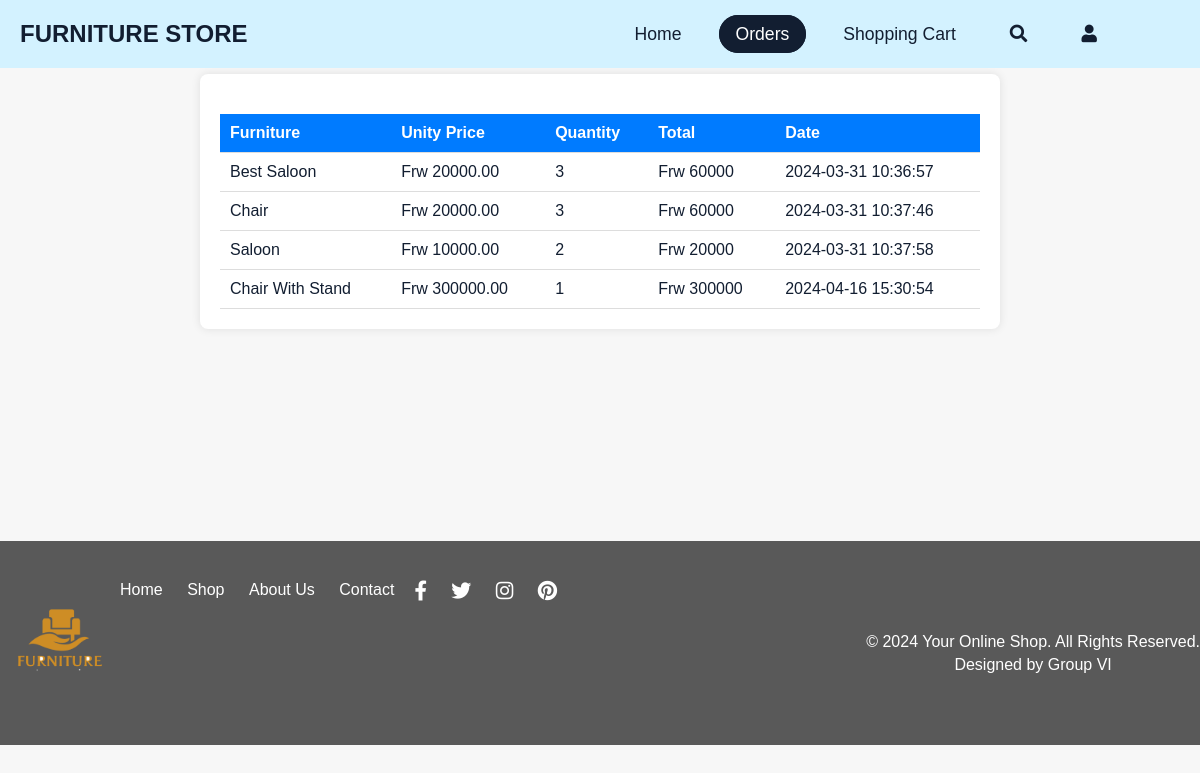
Screenshot of /make-order.php (signed in) with the database file from the repository.
### tables this page shows
CREATE TABLE `orders` (
  `Order_Id` int(11) NOT NULL,
  `User_Id` int(11) NOT NULL,
  `Furniture_Id` int(11) NOT NULL,
  `Quantity` int(11) NOT NULL,
  `Status` varchar(50) NOT NULL,
  `Date` timestamp NOT NULL DEFAULT current_timestamp()
);

CREATE TABLE `furnitures` (
  `Furniture_Id` int(11) NOT NULL,
  `Photo` varchar(255) NOT NULL,
  `Name` varchar(100) NOT NULL,
  `Description` text NOT NULL,
  `Price` decimal(10,2) NOT NULL
);

### make-order.php (the view, shortened to what this page needs)
<?php
include 'connection.php';
?>
<!DOCTYPE html>
<html lang="en">
<head>
    <link rel="stylesheet" href="./css/make-order.css">
</head>
<body>
    <?php
    include('header.php');
    ?><br><br><br>
    <div class="container">
        <?php
        $user_Id = $_SESSION['user_id'];
        $sel = mysqli_query($conn, "SELECT Name,quantity,Price,status,date FROM orders JOIN furnitures f ON orders.Furniture_Id = f.Furniture_Id WHERE orders.User_Id ='$user_Id'");
        if (mysqli_num_rows($sel) == 0) {
            echo "<h2>You have No Order</h2>";
        } else {
        ?>
            <table>
                <tr>
                    <th>Furniture</th>
                    <th>Unity Price</th>
                    <th>Quantity</th>
                    <th>Total</th>
                    <th>Date</th>
                </tr>
                <?php
                while ($row = mysqli_fetch_array($sel)) {
                ?>
                    <tr>
                        <td><?php echo $row[0]; ?></td>
                        <td><?php echo "Frw " . $row[2]; ?></td>
                        <td><?php echo $row[1]; ?></td>
                        <td><?php echo "Frw  " . $row[2] * $row[1]; ?></td>
                        <td><?php echo $row[4]; ?></td>
                    </tr>
            <?php
                }
            }
            ?>
            </table>
    </div>
    <div class="minute">
        <?php
        include('footer.php');
        ?>
    </div>
</body>
</html>

### header.php (shortened to what this page needs)
<?php
$currentPageUrl = $_SERVER['REQUEST_URI'];
$currentPage = basename($currentPageUrl);
?>
<!DOCTYPE html>
<html lang="en">
<head>
    <link rel="stylesheet" href="https://cdnjs.cloudflare.com/ajax/libs/font-awesome/5.15.4/css/all.min.css">
</head>
<body>
    <div class="header">
        <div class="logo">Furniture Store</div>
        <ul class="nav-links">
            <li><a href="index.php" <?php if ($currentPage == 'index.php') echo 'class="active"'; ?>>Home</a></li>
            <li><a href="make-order.php" <?php if ($currentPage == 'make-order.php') echo 'class="active"'; ?>>Orders</a></li>
            <li><a href="shopping-cart.php" <?php if ($currentPage == 'shopping-cart.php') echo 'class="active"'; ?>>Shopping Cart</a></li>
            <li><a href="search.php" <?php if ($currentPage == 'search.php') echo 'class="active"'; ?>><i class="fas fa-search"></i></a></li>
            <li class="dropdown">
                <a href="#" class="user-icon" <?php if ($currentPage == 'account_settings.php') echo 'class="active"'; ?>><i class="fas fa-user"></i></a>
            </li>
        </ul>
    </div>
</body>
</html>

### footer.php (shortened to what this page needs)
<link rel="stylesheet" href="https://cdnjs.cloudflare.com/ajax/libs/font-awesome/5.15.4/css/all.min.css">
<footer class="site-footer">
    <div class="containere">
        <div class="footer-content">
            <div class="footer-logo">
                <img src="./images/logo.png" alt="Shop Logo">
            </div>
            <div class="footer-navigation">
                <ul>
                    <li><a href="#">Home</a></li>
                    <li><a href="#">Shop</a></li>
                    <li><a href="#">About Us</a></li>
                    <li><a href="#">Contact</a></li>
                </ul>
            </div>
            <div class="footer-social">
                <ul>
                    <li><a href="#"><i class="fab fa-facebook-f"></i></a></li>
                    <li><a href="#"><i class="fab fa-twitter"></i></a></li>
                    <li><a href="#"><i class="fab fa-instagram"></i></a></li>
                    <li><a href="#"><i class="fab fa-pinterest"></i></a></li>
                </ul>
            </div>
        </div>
        <div class="footer-info">
            <p>&copy; <?php echo date("Y"); ?> Your Online Shop. All Rights Reserved.</p>
            <p>Designed by Group VI</p>
        </div>
    </div>
</footer>

### css/make-order.css (style rules this page uses)
* { margin: 0; padding: 0; box-sizing: border-box; }
body { font-family: Arial, sans-serif; background-color: #f9f9f9; }
.container { max-width: 800px; margin: 20px auto; padding: 20px; background-color: #fff; border-radius: 8px; box-shadow: 0 0 10px rgba(0, 0, 0, 0.1); }
footer { text-align: center; padding: 44px 0; margin-top: 29px; background-color: #333; color: #fff; }

### make-order.php (style rules this page uses)
table { width: 100%; border-collapse: collapse; margin-top: 20px; }
th, td { padding: 10px; border-bottom: 1px solid #ddd; text-align: left; }
th { background-color: #007bff; color: #fff; }
.minute { margin-top: 212px; }

### header.php (style rules this page uses)
body { margin: 0; font-family: Arial, sans-serif; background-color: #f7f7f7; color: #121e31; }
.header { background-color: #d3f2ff; color: #121e31; padding: 20px; display: flex; gap: 370px; align-items: center; position: fixed; top: 0; left: 0; width: 100%; z-index: 1000; }
.logo { font-size: 1.5em; font-weight: bold; text-transform: uppercase; }
.nav-links { display: flex; list-style-type: none; margin: 0; padding: 0; gap: 20px; }
.nav-links li { border-radius: 5px; }
.nav-links li a { color: #121e31; text-decoration: none; font-size: 1.1em; transition: background-color 0.3s, color 0.3s, border-color 0.3s; padding: 8px 16px; border: 1px solid transparent; border-radius: 80px; }
.dropdown { position: relative; }
.nav-links li a.active, .nav-links li a:hover { background-color: #121e31; color: #ffffff; border-color: #121e31; }

### footer.php (style rules this page uses)
.site-footer { background-color: rgba(51, 51, 51, 0.8); color: #fff; padding: 40px 0; text-align: center; }
.site-footer .containere { display: flex; flex-wrap: wrap; justify-content: space-between; align-items: center; }
.footer-content { display: flex; flex-wrap: wrap; justify-content: center; }
.footer-logo img { width: 120px; }
.footer-navigation ul, .footer-social ul { list-style-type: none; padding: 0; margin: 0; }
.footer-navigation ul li, .footer-social ul li { display: inline; margin-right: 20px; }
.footer-navigation ul li a, .footer-social ul li a { color: #fff; text-decoration: none; border-bottom: 1px solid transparent; transition: border-color 0.3s ease; }
.footer-info { margin-top: 20px; }
.footer-info p { margin: 5px 0; }
.fa-facebook-f, .fa-twitter, .fa-instagram, .fa-pinterest { color: #fff; font-size: 20px; transition: color 0.3s ease; }

### rows the page displays
orders: Furniture_Id.Name "Best Saloon", Furniture_Id.Price "20000.00", Quantity "3", $row[2] * $row[1] "60000", Date "2024-03-31 10:36:57"
orders: Furniture_Id.Name "Chair", Furniture_Id.Price "20000.00", Quantity "3", $row[2] * $row[1] "60000", Date "2024-03-31 10:37:46"
orders: Furniture_Id.Name "Saloon", Furniture_Id.Price "10000.00", Quantity "2", $row[2] * $row[1] "20000", Date "2024-03-31 10:37:58"
orders: Furniture_Id.Name "Chair With Stand", Furniture_Id.Price "300000.00", Quantity "1", $row[2] * $row[1] "300000", Date "2024-04-16 15:30:54"
